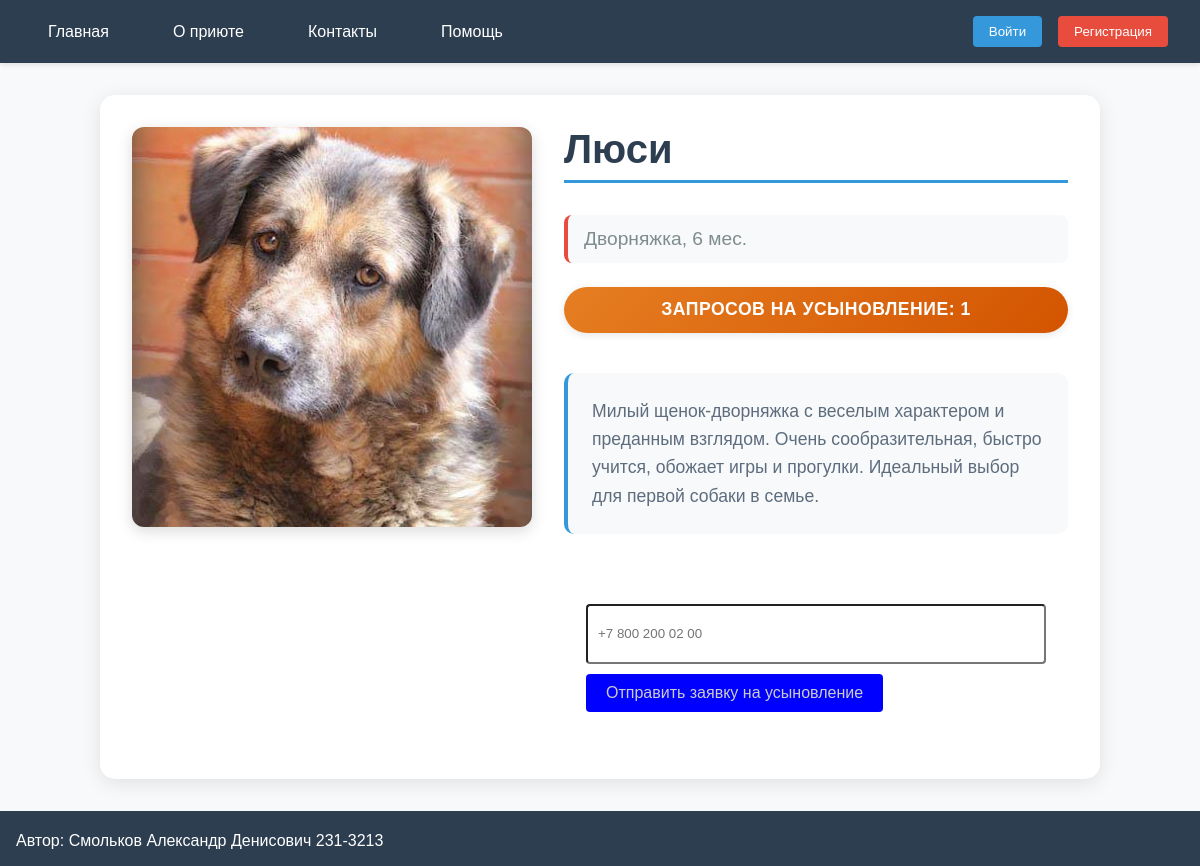
Page /animal_view/5 on the committed database.
### app/views.py (models this page shows)
class Animal_image(Base):
    __tablename__ = "Animal_image"
    file_name: Mapped[str]  = mapped_column(String(length=255), primary_key=True, nullable=False)
    file_type: Mapped[str]  = mapped_column(String(length=100), nullable=False)
    animal_id: Mapped[int] = mapped_column(ForeignKey("Animal.id"), nullable=False)

class Animal(Base):
    __tablename__ = "Animal"
    id: Mapped[int] = mapped_column(primary_key=True, autoincrement=True)
    name: Mapped[str]  = mapped_column(String(length=100), nullable=False)
    description: Mapped[str] = mapped_column(Text, nullable=False)
    age: Mapped[int] = mapped_column(Integer, nullable=False)
    breed: Mapped[str] = mapped_column(String(length=100), nullable=False)
    sex: Mapped[str] = mapped_column(String(length=10), nullable=False)
    request_count: Mapped[int] = mapped_column(Integer, default=0, nullable=False)
    status: Mapped[str] = mapped_column(String(length=50), nullable=False)

### app/views.py (the view, shortened to what this page needs)
@app.route('/animal_view/<int:animal_id>', methods=['GET', 'POST'])
def animal_view(animal_id):
    animal = get_animal_by_id(animal_id)
    if not animal:
        flash('Animal not found')
        return redirect(url_for('index'))
    error = None
    animal_image = get_animal_image_by_id(animal_id)
    if not animal_image:
        animal_image = Animal_image(file_name='default_image.jpg', file_type="jpeg", animal_id=animal_id)
    return render_template('animal_view.html', animal=animal, animal_image=animal_image)

### app/views.py (called while the page is built)
def get_animal_image_by_id(animal_id):
    try:
        with Session() as session:
            animal_image = session.query(Animal_image).filter_by(animal_id=animal_id).first()
            if not animal_image:
                flash("Error getting image from database")
                return None
            return animal_image
    except Exception as e:
        flash(f"Database error: {str(e)}")
        return None

def get_animal_by_id(animal_id):
    try:
        with Session() as session:
            animal = session.get(Animal, animal_id)
            if animal:
                return animal
            else:
                return False
    except Exception as e:
        flash(f"Database error: {str(e)}")
        return False

### app/templates/animal_view.html (shortened to what this page needs)
{% extends 'base.html' %}
{% block content %}
<link rel="stylesheet" href="{{ url_for('static', filename='animal_view.css') }}">
<div class="container">
    <main class="animal-view-container">
        <div class="animal-card">
                <img src="{{ url_for('static', filename='images/' + animal_image.file_name) }}" alt="{{ animal.name }}" class="animal-image">
                <div class="animal-info">
                    <div class="animal-name">{{ animal.name }}</div>
                    <div class="animal-details">{{ animal.breed }}, {{ animal.age }} мес. {{ animal.gender }}</div>
                    <div class="animal-status {% if animal.status == 'available' %}status-available{% else %}status-reserved{% endif %}">
                        {% if animal.status == 'available' %}Ищет хозяев{% else %} Запросов на усыновление: {{ animal.request_count }} {% endif %}
                    </div>
                    <div class="description"> {{ animal.description }}</div>
                </div>
                <div class="animal-buttons">
                </div>
                <form class="form" method="post">
                        <input
                        type="text"
                        id="contact"
                        name="contact"
                        placeholder="+7 800 200 02 00"
                        required>
                    <button class="form-btn" type="submit">Отправить заявку на усыновление</button>
                </form>
            </div>
    </main>
</div>
{% endblock %}

### app/static/base.css (style rules this page uses)
* { margin: 0; padding: 0; box-sizing: border-box; font-family: Arial, sans-serif; }
body { background-color: #f5f5f5; min-height: 100vh; display: flex; flex-direction: column; }

### app/static/animal_view.css (style rules this page uses)
.animal-view-container { max-width: 1200px; margin: 0 auto; padding: 2rem; font-family: 'Arial', sans-serif; background-color: #f8f9fa; min-height: 30vh; }
.animal-card { display: grid; grid-template-columns: 400px 1fr; gap: 2rem; background: white; border-radius: 15px; box-shadow: 0 4px 20px rgba(0, 0, 0, 0.1); overflow: hidden; padding: 2rem; margin: 0 auto; max-width: 1000px; }
.animal-image { width: 100%; height: 400px; object-fit: cover; border-radius: 12px; box-shadow: 0 4px 15px rgba(0, 0, 0, 0.15); transition: transform 0.3s ease; }
.animal-info { display: flex; flex-direction: column; gap: 1.5rem; }
.animal-name { font-size: 2.5rem; font-weight: bold; color: #2c3e50; margin-bottom: 0.5rem; border-bottom: 3px solid #3498db; padding-bottom: 0.5rem; }
.animal-details { font-size: 1.2rem; color: #7f8c8d; font-weight: 500; background: #f8f9fa; padding: 0.8rem 1rem; border-radius: 8px; border-left: 4px solid #e74c3c; }
.animal-status { padding: 0.8rem 1.2rem; border-radius: 25px; font-weight: bold; text-align: center; font-size: 1.1rem; text-transform: uppercase; letter-spacing: 0.5px; box-shadow: 0 2px 8px rgba(0, 0, 0, 0.1); }
.status-reserved { background: linear-gradient(135deg, #e67e22, #d35400); color: white; }
.description { font-size: 1.1rem; line-height: 1.6; color: #5d6d7e; background: #f8f9fa; padding: 1.5rem; border-radius: 10px; border-left: 4px solid #3498db; margin-top: 1rem; }
.animal-buttons { display: flex; gap: 1rem; margin-top: 2rem; flex-wrap: wrap; }
.form { max-width: 500px; margin-bottom: 30px; padding: 20px 20px 5px 20px; border-radius: 4px; display: flexbox; flex-direction: column; justify-self: center; }
.form input { width: 100%; padding: 10px; margin-bottom: 10px; border-radius: 4px; min-height: 60px; }
.form-btn { background-color: blue; color: #ccc; border: none; padding: 10px 20px; border-radius: 4px; cursor: pointer; font-size: 16px; align-self: center; justify-self: center; }
.container { display: flexbox; flex-direction: column; }
.animal-card { animation: fadeInUp 0.6s ease-out; }

### rows in the picture
Animal_image: file_name (picture)
Animal: name "Люси", breed "Дворняжка", age "6", request_count "1", description "Милый щенок-дворняжка с веселым характером и преданным взглядом. Очень сообразительная, быстро учится, обожает игры и прогулки. Идеальный выбор для первой собаки в семье."
